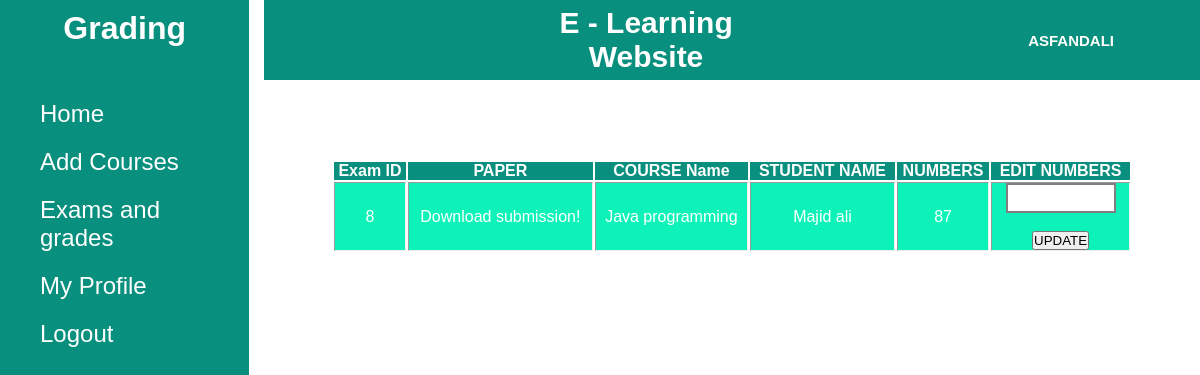
Page /assesments.php (signed in) on the committed database.
### tables this page shows
CREATE TABLE `student_attempt_exam` (
  `exam_id` int(50) NOT NULL,
  `attempfile` varchar(100) NOT NULL,
  `courseid` varchar(100) NOT NULL,
  `studentid` varchar(100) NOT NULL,
  `teacherid` varchar(50) NOT NULL,
  `grade` varchar(50) NOT NULL
);

CREATE TABLE `teacheraddcourse` (
  `courseid` int(50) NOT NULL,
  `coursename` varchar(60) NOT NULL,
  `coursediscription` varchar(3000) NOT NULL,
  `coursephoto` varchar(60) NOT NULL,
  `teacher_id` varchar(50) NOT NULL
);

CREATE TABLE `users` (
  `id` int(11) NOT NULL,
  `firstname` varchar(100) NOT NULL,
  `secondname` varchar(100) NOT NULL,
  `email` varchar(100) NOT NULL,
  `password` varchar(50) NOT NULL,
  `profilephoto` varchar(1000) NOT NULL,
  `Bio` varchar(5000) NOT NULL,
  `Education` varchar(5000) NOT NULL,
  `Designation` varchar(5000) NOT NULL
);

### assesments.php (the view, shortened to what this page needs)
<?php
    include('db.php');
 ?>
<!DOCTYPE html>
<html lang="en">
<head>
    <link rel="stylesheet" href="./css/assessments.css" />
</head>
<body>
    <div class="side-bar">
        <div class="logo-name">
            <h1>Grading</h1>
        </div>
        <ul>
            <li><a href="./Teacher.php">Home</a></li>
            <li><a href="./TeacherAddcourse.php">Add Courses</a></li>
            <li><a href="./assesments.php">Exams and grades</a></li>
            <li><a href="./profile.php">My Profile</a></li>
            <li ><a href="./logout.php">Logout</a></li>
        </ul>
    </div>
    <div class="container">
        <div class="header">
          <h5>E - Learning Website</h5>
            <div class="user">
                 <?php echo $_SESSION['firstname'],$_SESSION['secondname']; ?>
            </div>
        </div>
        <div class="content">
           <table border="3" id="mytable">
                  <thead>
                    <tr>
                      <th>Exam ID</th>
                      <th>PAPER</th>
                      <th>COURSE Name</th>
                      <th>STUDENT NAME</th>
                      <th>NUMBERS</th>
                      <th>EDIT NUMBERS</th>
                    </tr>
                   </thead>
                   <tbody>
                    <?php
                 $sql ="SELECT student_attempt_exam.exam_id,student_attempt_exam.attempfile, teacheraddcourse.coursename, users.firstname, users.secondname,`grade` FROM `student_attempt_exam`
                      INNER JOIN users
                      ON student_attempt_exam.studentid=users.id
                      INNER JOIN teacheraddcourse
                      ON student_attempt_exam.courseid=teacheraddcourse.courseid
                      where student_attempt_exam.teacherid ='".$_SESSION['id']."' " ;
                     $result =$conn->query($sql);
                     while($row =$result->fetch_assoc()){
                        ?>
                       <tr>
                       <td id="examid<?php echo $row['exam_id'] ?>"><?php echo $row['exam_id'] ?></td>
                       <td><a id="download" name="download" href="<?php echo "http://localhost/mb/".$row['attempfile'] ?>" > Download submission!</a></td>
                       <td><?php echo $row['coursename'] ?></td>
                       <td ><?php echo  $row['firstname'] . " " . $row['secondname'] ?></td>
                       <td id="gradeset<?php echo $row['exam_id'] ?>"><?php echo $row['grade'] ?></td>
                       <td> <input type="text" id="updategrade<?php echo $row['exam_id'] ?>" >
                           <br><br><button onclick="update(<?php echo $row['exam_id'] ;?>)">UPDATE </button>
                       </td>
                     </tr>
                   <?php
                     }
                      ?>
                  </tbody>
                </table>
        </div>
</body>
</html>

### css/assessments.css (style rules this page uses)
* { margin: 0; padding: 0; box-sizing: border-box; font-family: sans-serif; }
body { min-height: 100vh; }
li { list-style: none; color: white; }
a { text-decoration: none; color: white; }
h1 { color: white; }
.side-bar { position: fixed; background: #098F7D; width: 20.78vw; min-height: 100vh; display: flex; flex-direction: column; }
.side-bar .logo-name { margin-top: 10px; height: 10vh; display: flex; justify-content: center; }
.side-bar li { font-size: 24px; padding: 10px 40px; display: flex; align-items: center; color: white; }
.container { position: sticky; left: 300px; width: 78vw; height: 100vh; }
.container .header { width: 80vw; height: 10vh; display: flex; align-items: center; justify-content: center; background: #098F7D; }
.container .user { flex: 1; padding-right: 110px; color: white; font-weight: bold; font-size: 15px; text-transform: uppercase; text-align: center; }
.container .content { position: relative; margin-top: 10vh; min-height: 90vh; }
table { margin: auto; width: 800px; text-align: center; border: none; }
table a { text-decoration: none; color: white; }
table input { width: 110px; border: 2px solid grey; text-align: center; height: 30px; }
h5 { color: white; text-align: center; font-size: 30px; padding: 250px; }
th { color: white; background: #098F7D; border: none; }
tr { border: none; background: #0CF2B8; color: white; }

### rows in the picture
student_attempt_exam: exam_id "8", courseid.coursename "Java programming", users.firstname "Majid", users.secondname "ali", grade "87"

### other values in the picture
$_SESSION['firstname'] "ASFAND"
$_SESSION['secondname'] "ALI"
